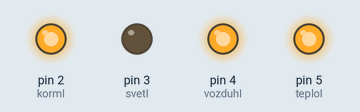
A sketch run on a simulated Arduino Uno, built with avr-gcc and run on an emulated ATmega328P. Shown: output pins drawn as LEDs (lit = HIGH). The local clock reads 2024-03-15 10:24:30 at power-on unless the sketch sets it; what the sketch prints to the serial monitor is not drawn.

Above: at 0.1 s.
Timing chart, 0 to 1.6 s (numbered marks = the images above):
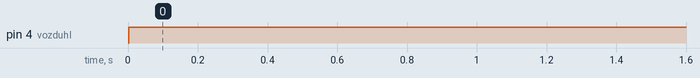

Measured:
- by itself, pin 4 (vozduhI): LOW → HIGH at 0.00 s

The sketch:

Acvarium.ino
```cpp
// Date and time functions using just software, based on millis() & timer

#include <Arduino.h>
#include <Wire.h>         // this #include still required because the RTClib depends on it
#include "RTClib.h"

int hh=0;
int mm=0;

int korm=1;

int kormI = 2;
int svetI = 3;
int vozduhI = 4;
int teploI = 5;

int MotorEn = 9;

RTC_DS1307 rtc;

void KormEn(){
  digitalWrite(kormI,LOW);
  while (digitalRead(MotorEn)){}
  delay(1000);
  while (!digitalRead(MotorEn)){}
  digitalWrite(kormI,HIGH);
  korm = 0;
  Serial.println("korm off");
}

void timeKorm(){
  //Кормление
  if ((hh == 18)&(mm > 0)&(mm < 30)&(korm == 1)){
    KormEn();
    Serial.println("korm on 18.00-18.30");
  }

  //Обнуление факта кормления
  if ((hh >= 21)&(hh < 23)){
    korm = 1;
    Serial.println("korm reset 21-23");
  }
}

void timeSvet(){
  //освещение
  if ((hh >= 0)&(hh < 6)){
    digitalWrite(svetI,HIGH);
    Serial.println("svet off 0-6");
  }
  if ((hh == 6)&(mm > 30)){
    digitalWrite(svetI,LOW);
    Serial.println("svet on 6.30");
  }
  if ((hh >= 7)&(hh < 21)){
    digitalWrite(svetI,LOW);
    Serial.println("svet on 7-21");
  }
  if ((hh >= 21)&(hh < 24)){
    digitalWrite(svetI,HIGH);
    Serial.println("svet off 10-15");
  }
}

void timeVozduh(){
  //проверка времяни кормления
  if ((hh >= 0)&(hh < 11)){
    digitalWrite(vozduhI,LOW);
    Serial.println("vozduh on 0-11");
  }
  if ((hh >= 10)&(hh < 14)){
    digitalWrite(vozduhI,HIGH);
    Serial.println("vozduh 0ff 10-14");
  }
  if ((hh >= 14)&(hh < 17)){
    digitalWrite(vozduhI,LOW);
    Serial.println("vozduh on 14-16");
  }
  if ((hh == 17)&(mm < 50)){
    digitalWrite(vozduhI,HIGH);
    Serial.println("vozduh off 17.50");
  }
  if ((hh == 18)&(mm > 30)){
    digitalWrite(vozduhI,LOW);
    Serial.println("vozduh on 18.30");
  }
  if ((hh >= 19)&(hh < 24)){
    digitalWrite(vozduhI,LOW);
    Serial.println("vozduh on 19-24");
  }
}

void timeTeplo(){
  //подогрев воды
  if ((hh >= 0)&(hh < 2)){
    digitalWrite(teploI,HIGH);
    Serial.println("teplo off 0-2");
  }
  if ((hh >= 2)&(hh < 3)){
    digitalWrite(teploI,LOW);
    Serial.println("teplo on 2-3");
  }
  if ((hh >= 3)&(hh < 8)){
    digitalWrite(teploI,HIGH);
    Serial.println("teplo off 3-8");
  }
  if ((hh >= 8)&(hh < 9)){
    digitalWrite(teploI,LOW);
    Serial.println("teplo on 8-9");
  }
  if ((hh >= 9)&(hh < 14)){
    digitalWrite(teploI,HIGH);
    Serial.println("teplo off 9-14");
  }
  if ((hh >= 14)&(hh < 15)){
    digitalWrite(teploI,LOW);
    Serial.println("teplo on 14-15");
  }
  if ((hh >= 15)&(hh < 20)){
    digitalWrite(teploI,HIGH);
    Serial.println("teplo off 15-20");
  }
  if ((hh >= 20)&(hh < 21)){
    digitalWrite(teploI,LOW);
    Serial.println("teplo on 20-21");
  }
  if ((hh >= 21)&(hh < 24)){
    digitalWrite(teploI,HIGH);
    Serial.println("teplo off 21-24");
  }
}

void setup () {
    Serial.begin(9600);

    pinMode(kormI,OUTPUT);
    pinMode(svetI,OUTPUT);
    pinMode(teploI,OUTPUT);
    pinMode(vozduhI,OUTPUT);

    digitalWrite(kormI,HIGH);
    digitalWrite(svetI,HIGH);
    digitalWrite(teploI,HIGH);
    digitalWrite(vozduhI,HIGH);

    pinMode(MotorEn, INPUT);

    // This line sets the RTC with an explicit date & time, for example to set
    // January 21, 2014 at 3am you would call:
    //rtc.adjust(DateTime(2015, 12, 26, 23, 16, 0));
    rtc.begin();
}

void loop () {

    DateTime now = rtc.now();
    Serial.print(now.year(), DEC);
    Serial.print('/');
    Serial.print(now.month(), DEC);
    Serial.print('/');
    Serial.println(now.day(), DEC);

    hh = int(now.hour());
    mm = int(now.minute());

    Serial.print(hh,DEC);
    Serial.print(':');
    Serial.println(mm,DEC);

    timeKorm();
    timeSvet();
    timeVozduh();
    timeTeplo();

    delay(20000);
}
```
